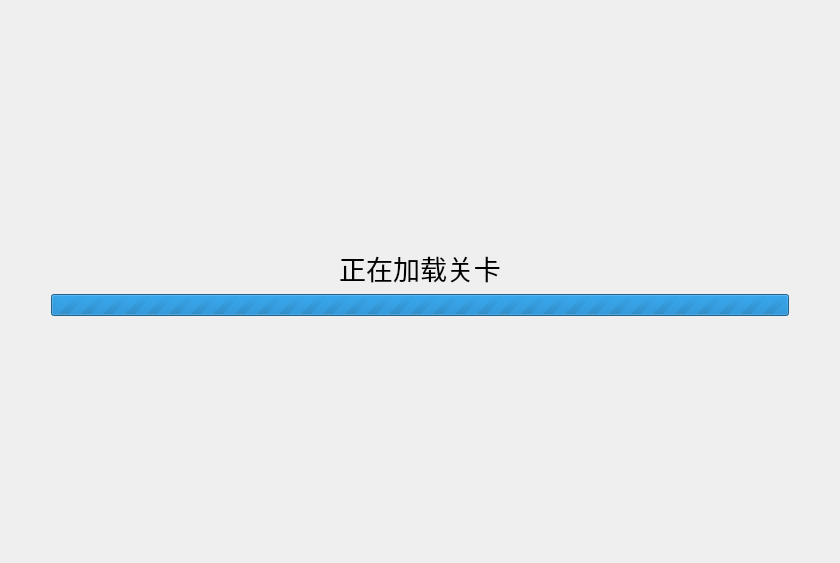
<?xml version="1.0" encoding="UTF-8"?>
<ui version="4.0">
 <class>LoadingScene</class>
 <widget class="QWidget" name="LoadingScene">
  <property name="geometry">
   <rect>
    <x>0</x>
    <y>0</y>
    <width>840</width>
    <height>563</height>
   </rect>
  </property>
  <property name="windowTitle">
   <string>Form</string>
  </property>
  <layout class="QGridLayout" name="gridLayout_2">
   <item row="2" column="1">
    <spacer name="verticalSpacer_2">
     <property name="orientation">
      <enum>Qt::Vertical</enum>
     </property>
     <property name="sizeHint" stdset="0">
      <size>
       <width>20</width>
       <height>40</height>
      </size>
     </property>
    </spacer>
   </item>
   <item row="1" column="0">
    <spacer name="horizontalSpacer">
     <property name="orientation">
      <enum>Qt::Horizontal</enum>
     </property>
     <property name="sizeType">
      <enum>QSizePolicy::Preferred</enum>
     </property>
     <property name="sizeHint" stdset="0">
      <size>
       <width>40</width>
       <height>20</height>
      </size>
     </property>
    </spacer>
   </item>
   <item row="1" column="1">
    <layout class="QGridLayout" name="gridLayout">
     <item row="0" column="0">
      <widget class="QLabel" name="label">
       <property name="minimumSize">
        <size>
         <width>100</width>
         <height>0</height>
        </size>
       </property>
       <property name="font">
        <font>
         <family>楷体</family>
         <pointsize>20</pointsize>
        </font>
       </property>
       <property name="text">
        <string>正在加载关卡</string>
       </property>
       <property name="alignment">
        <set>Qt::AlignCenter</set>
       </property>
      </widget>
     </item>
     <item row="1" column="0">
      <widget class="QProgressBar" name="progressBar">
       <property name="sizePolicy">
        <sizepolicy hsizetype="Preferred" vsizetype="Fixed">
         <horstretch>0</horstretch>
         <verstretch>0</verstretch>
        </sizepolicy>
       </property>
       <property name="minimumSize">
        <size>
         <width>50</width>
         <height>0</height>
        </size>
       </property>
       <property name="maximum">
        <number>0</number>
       </property>
       <property name="value">
        <number>-1</number>
       </property>
       <property name="alignment">
        <set>Qt::AlignCenter</set>
       </property>
       <property name="textVisible">
        <bool>false</bool>
       </property>
      </widget>
     </item>
    </layout>
   </item>
   <item row="0" column="1">
    <spacer name="verticalSpacer">
     <property name="orientation">
      <enum>Qt::Vertical</enum>
     </property>
     <property name="sizeHint" stdset="0">
      <size>
       <width>20</width>
       <height>40</height>
      </size>
     </property>
    </spacer>
   </item>
   <item row="1" column="2">
    <spacer name="horizontalSpacer_2">
     <property name="orientation">
      <enum>Qt::Horizontal</enum>
     </property>
     <property name="sizeType">
      <enum>QSizePolicy::Preferred</enum>
     </property>
     <property name="sizeHint" stdset="0">
      <size>
       <width>40</width>
       <height>20</height>
      </size>
     </property>
    </spacer>
   </item>
  </layout>
 </widget>
 <resources/>
 <connections/>
</ui>
